Frame 1 (no input): blank canvas, image omitted
Frame 60 (no input): blank canvas, image omitted
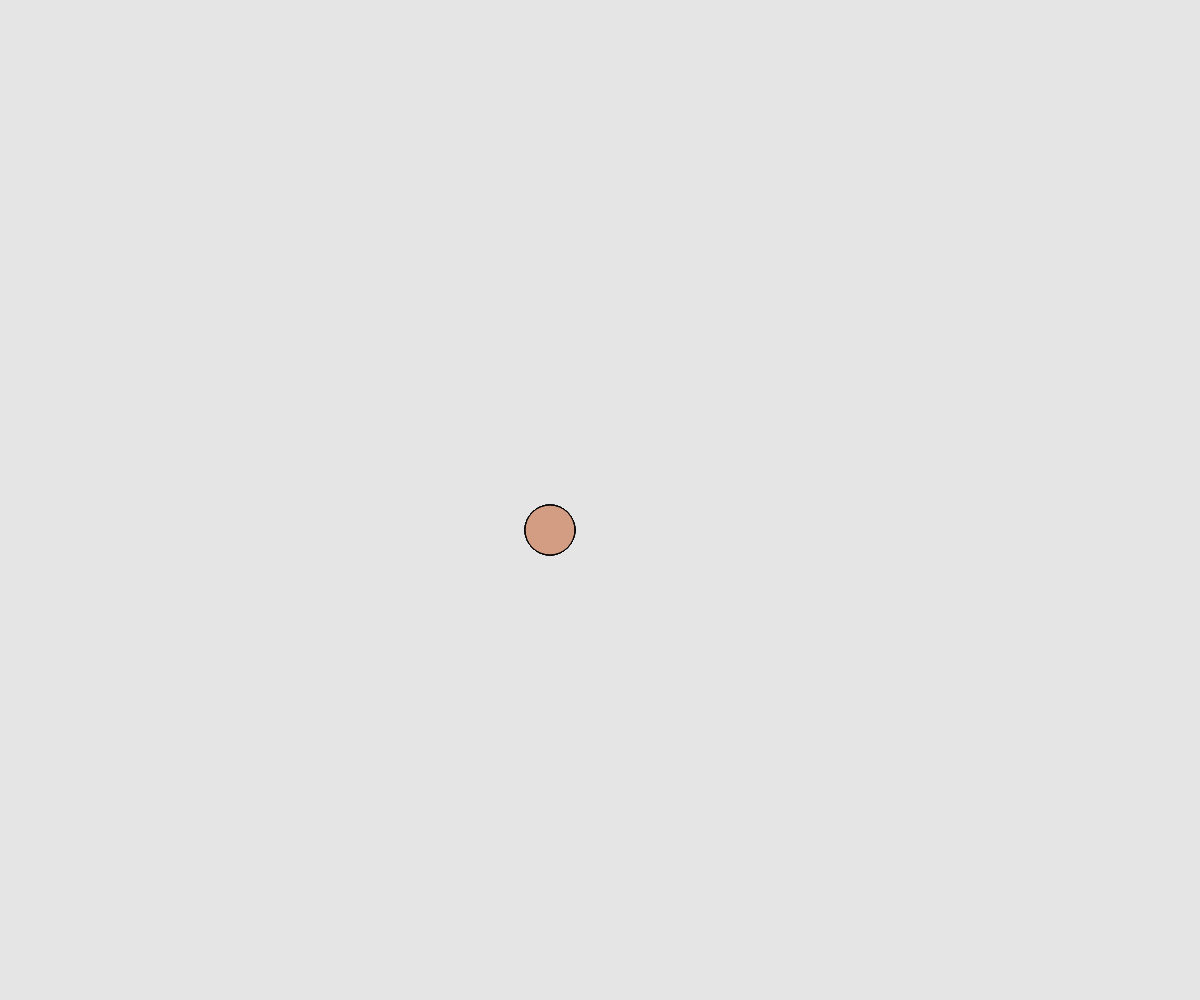
Frame 120 (the mouse pressed at the canvas centre since frame 60)

The p5.js sketch whose frames 1 and 60 were blank and that drew this single picture after the mouse press (run headless with seeded random() and noise() and a simulated clock; from frame 60 on, the mouse is pressed at the canvas centre):

// p5.js sketch
// ── sketch.js
function setup() {
  createCanvas(windowWidth, windowHeight);
  //noCursor();
}

function draw() {
  background(220,10);
  rectMode(CORNERS);
  fill(208, 150, 125, 100);
  circle(mouseX - 50, mouseY + 30, 50);

}

function windowResized() {
  resizeCanvas(windowWidth, windowHeight);
}
